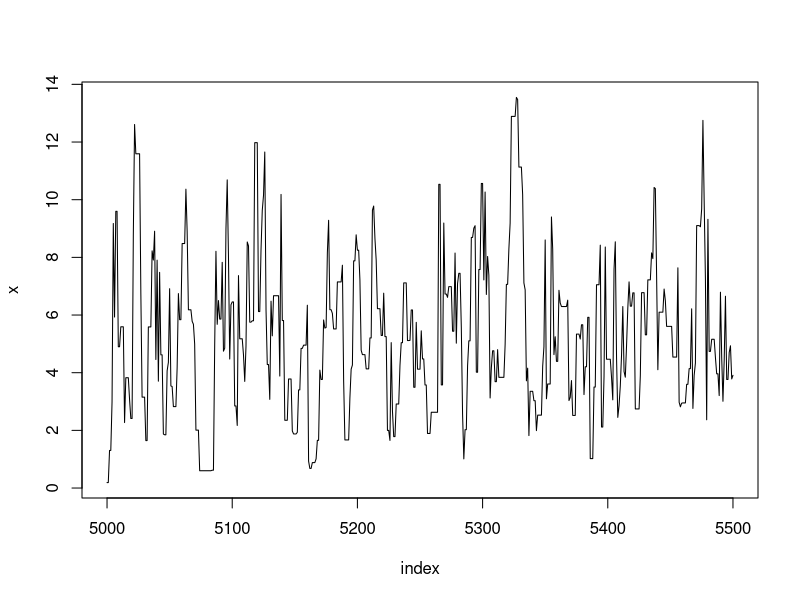
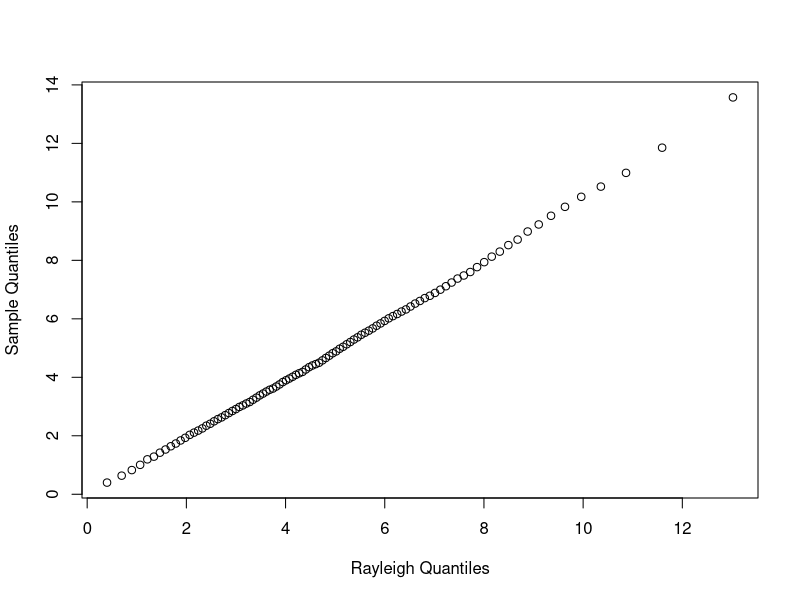
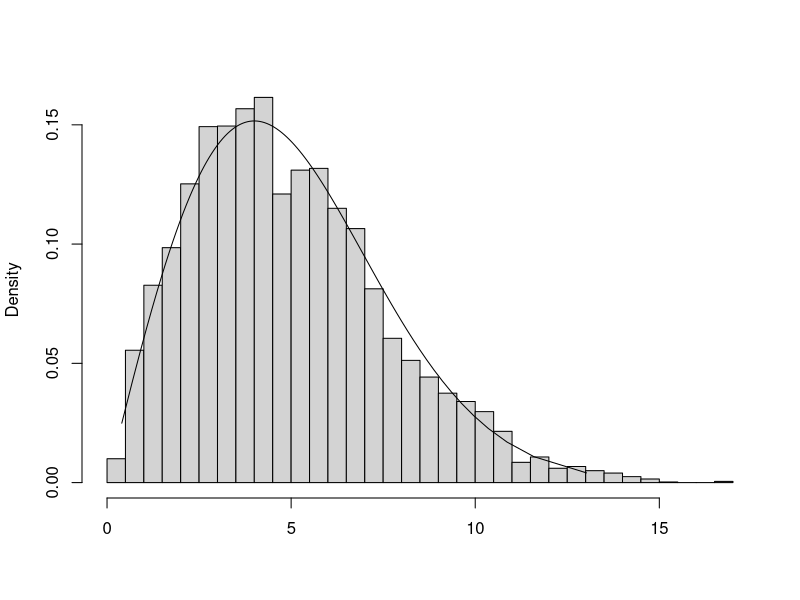

Here is the R script that generated these plots, in order:
## ---- chunk 1
knitr::opts_chunk$set(echo = TRUE)
library(knitr)
opts_chunk$set(dev = 'pdf')
opts_chunk$set(tidy.opts=list(width.cutoff=60),tidy=TRUE)
## ---- chunk 2

## ---- chunk 3
f <- function(x, sigma) {
  if (any(x < 0)) return (0)
  stopifnot(sigma > 0)
  return((x / sigma^2) * exp(-x^2 / (2*sigma^2)))
}

m <- 10000
sigma <- 4
x <- numeric(m)
x[1] <- rchisq(1, df=1)
k <- 0
u <- runif(m)

for(i in 2:m) {
  xt <- x[i-1]
  y <- rchisq(1, df = xt)
  num <- f(y, sigma) * dchisq(xt, df = y)
  den <- f(xt, sigma) * dchisq(y, df = xt)
  if (u[i] <= num/den) x[i] <- y else {
    x[i] <- xt
    k <- k+1 #y is rejected
  }
}

index <- 5000:5500
y1 <- x[index]
plot(index, y1, type="l", main="", ylab="x")
## ---- chunk 4
b <- 2001 #discard the burnin sample
y <- x[b:m]
a <- ppoints(100)
QR <- sigma * sqrt(-2 * log(1 - a)) #quantiles of Rayleigh
Q <- quantile(x, a)

qqplot(QR, Q, main="", xlab="Rayleigh Quantiles", ylab="Sample Quantiles")
## ---- chunk 5
hist(y, breaks="scott", main="", xlab="", freq=FALSE)
lines(QR, f(QR, 4))
